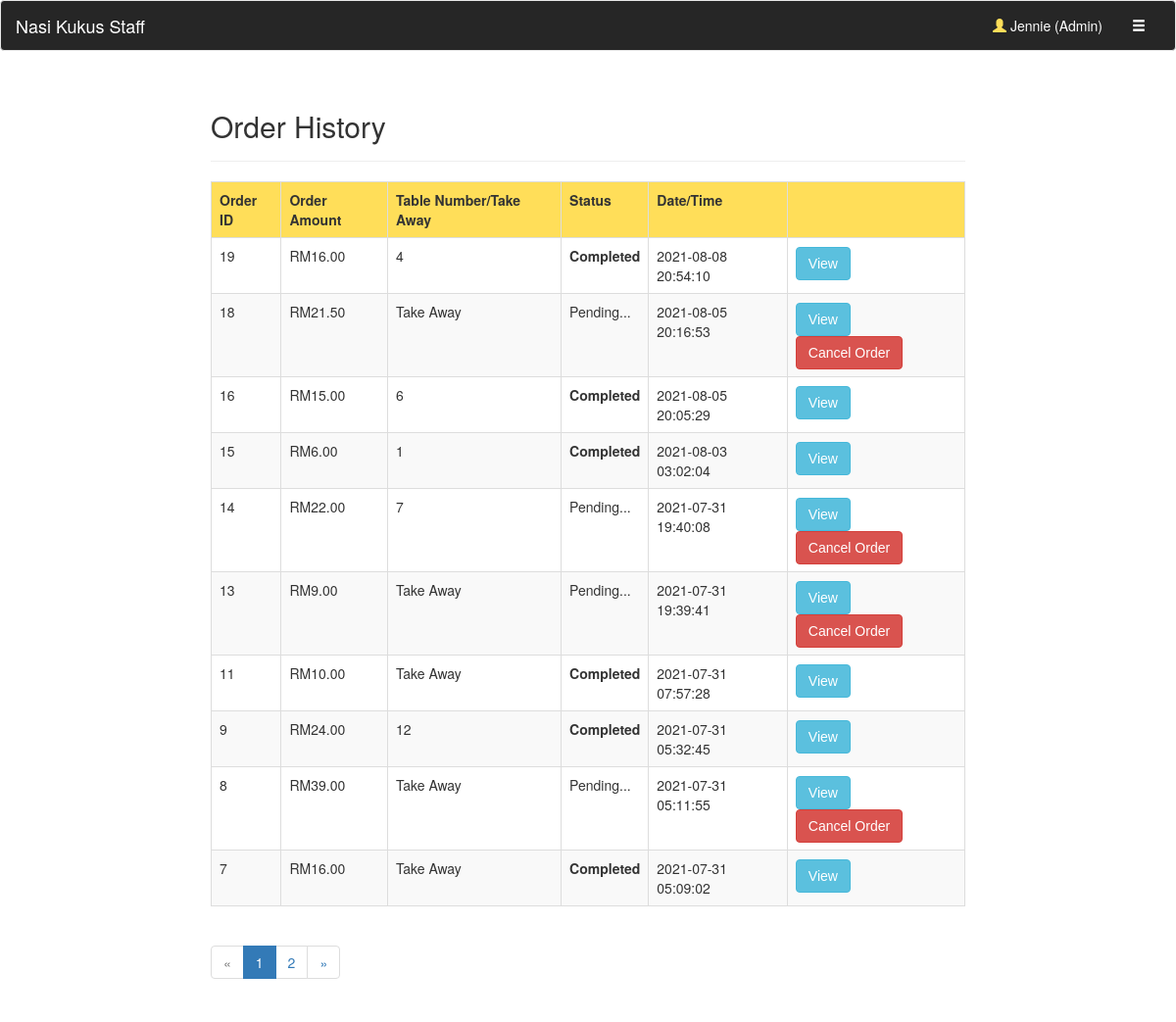
Screenshot of /orderhistory.php (signed in) with the database file from the repository.
### tables this page shows
CREATE TABLE `staff` (
  `staffid` int(255) NOT NULL,
  `staffname` varchar(255) NOT NULL,
  `staffemail` varchar(255) NOT NULL,
  `staffposition` varchar(255) NOT NULL,
  `staffpassword` varchar(255) NOT NULL,
  `staffdate` date DEFAULT NULL
);

CREATE TABLE `orders` (
  `ordersid` int(255) NOT NULL,
  `ordersamount` decimal(9,2) NOT NULL,
  `orderstatus` varchar(255) DEFAULT NULL,
  `tablenumber` int(255) DEFAULT NULL,
  `orderdate` timestamp NULL DEFAULT NULL,
  `ordertime` time NOT NULL
);

### session.php (called while the page is built, shortened)
<?php
include_once 'db.php';
	$email = $_SESSION['staffemail'];
	$stmt = $conn->prepare("SELECT * FROM staff WHERE staffemail = '$email'");
	$stmt->execute();
	$readrow = $stmt->fetch(PDO::FETCH_ASSOC);
	$name = $readrow['staffname'];
	$pos = $readrow['staffposition'];
?>

### orderhistory.php (the view, shortened to what this page needs)
<?php
  include_once 'deleteorder.php';
  include_once 'session.php';
?>
<!DOCTYPE html>
<html>
<head>
    <link href="css/bootstrap.min.css" rel="stylesheet">
</head>
<body>
<?php include_once 'nav_bar.php'; ?>
<div class="container-fluid">
  <div class="row">
    <div class="col-xs-12 col-sm-10 col-sm-offset-1 col-md-8 col-md-offset-2">
      <div class="page-header">
        <h2>Order History</h2>
      </div>
      <table class="table table-striped table-bordered">
        <tr style="font-weight:bold; background-color: #FFDE59;">
          <th>Order ID</th>
          <th>Order Amount</th>
          <th>Table Number/Take Away</th>
          <td>Status</td>
          <td>Date/Time</td>
          <td></td>
      </tr>
      <?php
      $per_page = 10;
      if (isset($_GET["page"]))
        $page = $_GET["page"];
      else
        $page = 1;
      $start_from = ($page-1) * $per_page;
      try {
        $conn = new PDO("mysql:host=$servername;dbname=$dbname", $username, $password);
        $conn->setAttribute(PDO::ATTR_ERRMODE, PDO::ERRMODE_EXCEPTION);
        $stmt = $conn->prepare("select * from orders ORDER BY ordersid DESC LIMIT $start_from, $per_page");
        $stmt->execute();
        $result = $stmt->fetchAll();
      }
      catch(PDOException $e){
            echo "Error: " . $e->getMessage();
      }
      foreach($result as $readrow) {
      ?>
      <tr>
        <td><?php echo $readrow['ordersid']; ?></td>
        <td>RM<?php echo $readrow['ordersamount']; ?></td>
        <td>
          <?php if ($readrow['tablenumber']=="0"){
            echo "Take Away";
          } else {
          echo $readrow['tablenumber'];
          }?>
        </td>
        <td>
        <?php echo is_null($readrow['orderstatus']) ? "Pending..." : "<strong>". $readrow['orderstatus'] . "<strong>";?>
        </td>
        <td>
        <?php echo $readrow['orderdate'];?>
        </td>
        <td>
        <button
          data-href="orderdetailsnobutton.php?oid=<?php echo $readrow['ordersid']; ?>" class="btn btn-info btn-xs; glyphicon glyphicon-eye-open;" role="button" style="font-family: arial">View</button>
          <?php if ($readrow['orderstatus'] == NULL) { ?>
        <a href="order.php?delete=<?php echo $readrow['ordersid']; ?>" onclick="return confirm('Are you sure you want to cancel this order?');" class="btn btn-danger btn-xs; glyphicon glyphicon-trash;" role="button" style="font-family: arial">Cancel Order</a>
            <?php } ?>
        </td>
      </tr>
      <?php
      }
      ?>
    </table>
  </div>
  </div>
  <div class="row">
    <div class="col-xs-12 col-sm-10 col-sm-offset-1 col-md-8 col-md-offset-2">
      <nav>
          <ul class="pagination">
          <?php
          try {
            $conn = new PDO("mysql:host=$servername;dbname=$dbname", $username, $password);
            $conn->setAttribute(PDO::ATTR_ERRMODE, PDO::ERRMODE_EXCEPTION);
            $stmt = $conn->prepare("SELECT * FROM orders");
            $stmt->execute();
            $result = $stmt->fetchAll();
            $total_records = count($result);
          }
          catch(PDOException $e){
                echo "Error: " . $e->getMessage();
          }
          $total_pages = ceil($total_records / $per_page);
          ?>
          <?php if ($page==1) { ?>
            <li class="disabled"><span aria-hidden="true">«</span></li>
          <?php } else { ?>
            <li><a href="orderhistory.php?page=<?php echo $page-1 ?>" aria-label="Previous"><span aria-hidden="true">«</span></a></li>
          <?php
          }
          for ($i=1; $i<=$total_pages; $i++)
            if ($i == $page)
              echo "<li class=\"active\"><a href=\"orderhistory.php?page=$i\">$i</a></li>";
            else
              echo "<li><a href=\"orderhistory.php?page=$i\">$i</a></li>";
          ?>
          <?php if ($page==$total_pages) { ?>
            <li class="disabled"><span aria-hidden="true">»</span></li>
          <?php } else { ?>
            <li><a href="orderhistory.php?page=<?php echo $page+1 ?>" aria-label="Previous"><span aria-hidden="true">»</span></a></li>
          <?php } ?>
        </ul>
      </nav>
    </div>
</div>
</head>
</html>

### nav_bar.php (shortened to what this page needs)
<nav class="navbar navbar-default" style="background-color: #262626">
  <div class="container-fluid">
    <div class="navbar-header">
      <a href="home.php" class="navbar-brand" style="color: #FFFFFF">Nasi Kukus Staff</a>
    </div>
    <div class="collapse navbar-collapse" id="bs-example-navbar-collapse-1">
      <ul class="nav navbar-nav navbar-right">
         <li><a href="#" disabled="disabled" style="color: #FFFFFF"><span class="glyphicon glyphicon-user" aria-hidden="true" style="color: #FFDE59"></span>  <?php echo $name; ?> (<?php echo $pos; ?>)</a></li>
        <li class="dropdown">
          <a href="#" class="dropdown-toggle" data-toggle="dropdown" role="button" aria-haspopup="true" aria-expanded="false" style="color: #FFFFFF"><span class="caret; glyphicon glyphicon-menu-hamburger"></span></a>
        </li>
      </ul>
    </div>
  </div>
</nav>

### rows the page displays
staff: staffname "Jennie", staffposition "Admin"
orders: ordersid "19", ordersamount "16.00", tablenumber "4", orderstatus "Completed", orderdate "2021-08-08 20:54:10"
orders: ordersid "18", ordersamount "21.50", tablenumber "Take Away", shows "Pending...", orderdate "2021-08-05 20:16:53"
orders: ordersid "16", ordersamount "15.00", tablenumber "6", orderstatus "Completed", orderdate "2021-08-05 20:05:29"
orders: ordersid "15", ordersamount "6.00", tablenumber "1", orderstatus "Completed", orderdate "2021-08-03 03:02:04"
orders: ordersid "14", ordersamount "22.00", tablenumber "7", shows "Pending...", orderdate "2021-07-31 19:40:08"
orders: ordersid "13", ordersamount "9.00", tablenumber "Take Away", shows "Pending...", orderdate "2021-07-31 19:39:41"
orders: ordersid "11", ordersamount "10.00", tablenumber "Take Away", orderstatus "Completed", orderdate "2021-07-31 07:57:28"
orders: ordersid "9", ordersamount "24.00", tablenumber "12", orderstatus "Completed", orderdate "2021-07-31 05:32:45"
orders: ordersid "8", ordersamount "39.00", tablenumber "Take Away", shows "Pending...", orderdate "2021-07-31 05:11:55"
orders: ordersid "7", ordersamount "16.00", tablenumber "Take Away", orderstatus "Completed", orderdate "2021-07-31 05:09:02"
